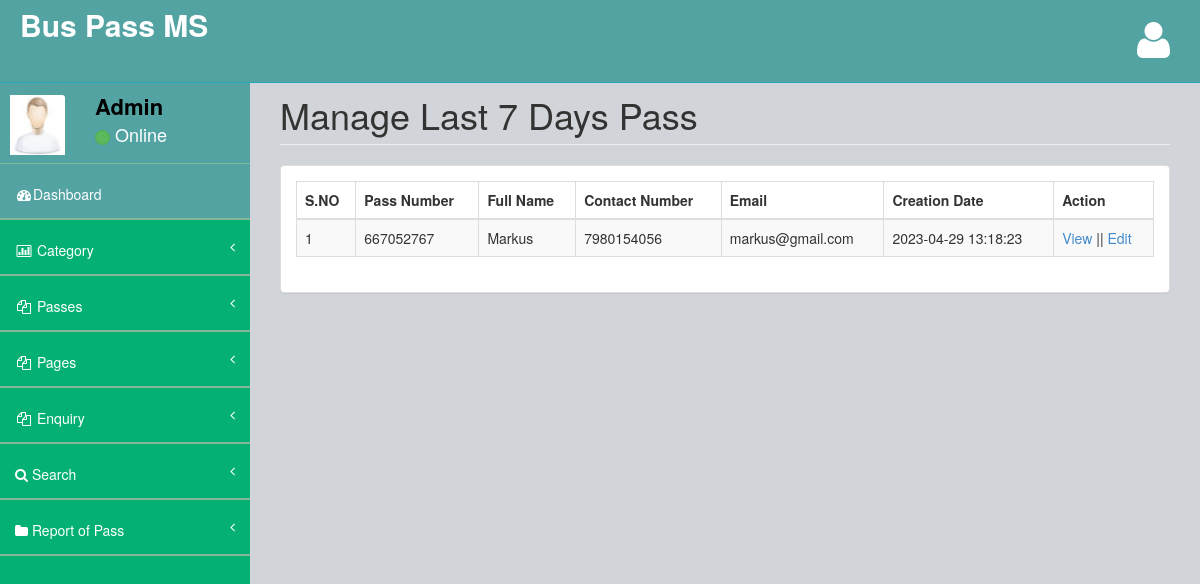
The page /admin/last-7days-pass.php (signed in) on the database its author committed.
### tables this page shows
CREATE TABLE `tblpass` (
  `ID` int(10) NOT NULL,
  `PassNumber` varchar(200) DEFAULT NULL,
  `FullName` varchar(200) DEFAULT NULL,
  `ProfileImage` varchar(200) DEFAULT NULL,
  `ContactNumber` bigint(10) DEFAULT NULL,
  `Email` varchar(200) DEFAULT NULL,
  `IdentityType` varchar(200) DEFAULT NULL,
  `IdentityCardno` varchar(200) DEFAULT NULL,
  `Category` varchar(100) DEFAULT NULL,
  `Source` varchar(200) DEFAULT NULL,
  `Destination` varchar(200) DEFAULT NULL,
  `FromDate` varchar(200) DEFAULT NULL,
  `ToDate` varchar(200) DEFAULT NULL,
  `Cost` decimal(10,0) DEFAULT NULL,
  `PasscreationDate` timestamp NULL DEFAULT current_timestamp()
);

### admin/last-7days-pass.php (the view, shortened to what this page needs)
<?php
include('includes/dbconnection.php');
if (strlen($_SESSION['bpmsaid']==0)) {
  header('location:logout.php');
  } else{
  ?>
<!DOCTYPE html>
<html>
<head>
    <link href="assets/plugins/bootstrap/bootstrap.css" rel="stylesheet" />
    <link href="assets/font-awesome/css/font-awesome.css" rel="stylesheet" />
    <link href="assets/plugins/pace/pace-theme-big-counter.css" rel="stylesheet" />
  <link href="assets/css/style.css" rel="stylesheet" />
      <link href="assets/css/main-style.css" rel="stylesheet" />
    <link href="assets/plugins/dataTables/dataTables.bootstrap.css" rel="stylesheet" />
</head>
<body>
    <div id="wrapper">
       <?php include_once('includes/header.php');?>
        <?php include_once('includes/sidebar.php');?>
        <div id="page-wrapper">
            <div class="row">
                <div class="col-lg-12">
                    <h1 class="page-header">Manage Last 7 Days Pass</h1>
                </div>
            </div>
            <div class="row">
                <div class="col-lg-12">
                    <div class="panel panel-default">
                        <div class="panel-body">
                            <div class="table-responsive">
                                <table class="table table-striped table-bordered table-hover" id="dataTables-example">
                                    <thead>
                                        <tr>
                                            <th>S.NO</th>
                                           <th>Pass Number</th>
                                            <th>Full Name</th>
                                            <th>Contact Number</th>
                                            <th>Email</th>
                                            <th>Creation Date</th>
                                            <th>Action</th>
                                        </tr>
                                    </thead>
                                    <tbody>
                                        <?php
$sql="SELECT * from tblpass where date(PasscreationDate)>=(DATE(NOW()) - INTERVAL 7 DAY)";
$query = $dbh -> prepare($sql);
$query->execute();
$results=$query->fetchAll(PDO::FETCH_OBJ);
$cnt=1;
if($query->rowCount() > 0)
{
foreach($results as $row)
{               ?>
                                       <tr>
                  <td><?php echo htmlentities($cnt);?></td>
                  <td><?php  echo htmlentities($row->PassNumber);?></td>
                  <td><?php  echo htmlentities($row->FullName);?></td>
                  <td><?php  echo htmlentities($row->ContactNumber);?></td>
                  <td><?php  echo htmlentities($row->Email);?></td>
                  <td><?php  echo htmlentities($row->PasscreationDate);?></td>
                  <td><a href="view-pass-detail.php?viewid=<?php echo htmlentities ($row->ID);?>">View</a>  ||  <a href="edit-pass-detail.php?editid=<?php echo htmlentities ($row->ID);?>">Edit</a></td>
                </tr>
               <?php $cnt=$cnt+1;}} ?>
                                    </tbody>
                                </table>
                            </div>
                        </div>
                    </div>
                </div>
            </div>
        </div>
    </div>
</body>
</html>
<?php }  ?>

### admin/includes/sidebar.php (shortened to what this page needs)
<?php
include('includes/dbconnection.php');
?>
        <nav class="navbar-default navbar-static-side" role="navigation">
            <div class="sidebar-collapse">
                <ul class="nav" id="side-menu">
                    <li>
                        <div class="user-section">
                            <div class="user-section-inner">
                                <img src="assets/img/user.jpg" alt="">
                            </div>
                            <div class="user-info">
                                <?php
$aid=$_SESSION['bpmsaid'];
$sql="SELECT AdminName from  tbladmin where ID=:aid";
$query = $dbh -> prepare($sql);
$query->bindParam(':aid',$aid,PDO::PARAM_STR);
$query->execute();
$results=$query->fetchAll(PDO::FETCH_OBJ);
$cnt=1;
if($query->rowCount() > 0)
{
foreach($results as $row)
{               ?>
                                <div><strong><?php  echo $row->AdminName;?></strong></div>
                                <div class="user-text-online">
                                    <span class="user-circle-online btn btn-success btn-circle "></span>&nbsp;Online
                                </div>
                            </div>
                            <?php $cnt=$cnt+1;}} ?>
                        </div>
                    </li>
                    <li class="selected">
                        <a href="dashboard.php"><i class="fa fa-dashboard fa-fw"></i>Dashboard</a>
                    </li>
                    <li>
                        <a href="#"><i class="fa fa-bar-chart-o fa-fw"></i> Category<span class="fa arrow"></span></a>
                    </li>
                    <li>
                        <a href="#"><i class="fa fa-files-o fa-fw"></i> Passes<span class="fa arrow"></span></a>
                    </li>
                    <li>
                        <a href="#"><i class="fa fa-files-o fa-fw"></i> Pages<span class="fa arrow"></span></a>
                    </li>
                    <li>
                        <a href="#"><i class="fa fa-files-o fa-fw"></i> Enquiry<span class="fa arrow"></span></a>
                    </li>
                    <li>
                        <a href="search-pass.php"><i class="fa fa-search"></i>  Search<span class="fa arrow"></span></a>
                        </li>
                        <li>
                        <a href="pass-bwdates-report.php"><i class="fa fa-folder"></i>  Report of Pass<span class="fa arrow"></span></a>
                        </li>
                </ul>
            </div>
        </nav>

### admin/assets/css/style.css (style rules this page uses)
body { background-color: #f8f8f8; }
#wrapper { width: 100%; margin-top: 55px!important; background-color:#04B173; }
#page-wrapper { padding: 0 15px; min-height: 568px; background-color:rgb(209, 212, 216); }
.navbar-static-side ul li { border-bottom:1px solid #84B899 !important; }
.arrow { float: right; }
.fa.arrow:before { content: "\f104"; }
@media (min-width:768px) { .navbar-static-side { z-index: 1; position: absolute; width: 250px; } }
.btn-circle { width: 30px; height: 30px; padding: 6px 0; border-radius: 15px; text-align: center; font-size: 12px; line-height: 1.428571429; }

### admin/assets/css/main-style.css (style rules this page uses)
.user-section-inner { height: 65px; width: 65px; -moz-border-radius: 3px; -webkit-border-radius: 3px; border-radius: 3px; overflow: hidden; display: inline-block; float: left; margin-right: 15px; margin-top: 20px; }
.user-section-inner img { margin-left:10px; width:55px; height:60px; }
.user-info { display: block; color:#000!important; display: inline-block; padding: 15px; margin-bottom: 0px }
.user-text-online { font-size:18px; color:#fff }
.user-circle-online { width: 15px!important; height: 15px!important; }
.nav > li > a { padding: 20px 15px; }
#side-menu { background-color:#04B173; }
#side-menu a { color:#fff; border-bottom: 1px solid #84B899 !important; height: 55px; }
.selected { background-color:rgb(83, 163, 163); }
.navbar-default { border-color: #27A6BE; }
@media (min-width:768px) { #page-wrapper { position: inherit; margin: 0 0 0 250px; padding: 0 30px; min-height: 1000px; } }

### rows shown on the page
tblpass: PassNumber "667052767", FullName "Markus", ContactNumber "7980154056", Email "markus@gmail.com", PasscreationDate "2023-04-29 13:18:23"

### other values the page prints
$row->AdminName "Admin"
